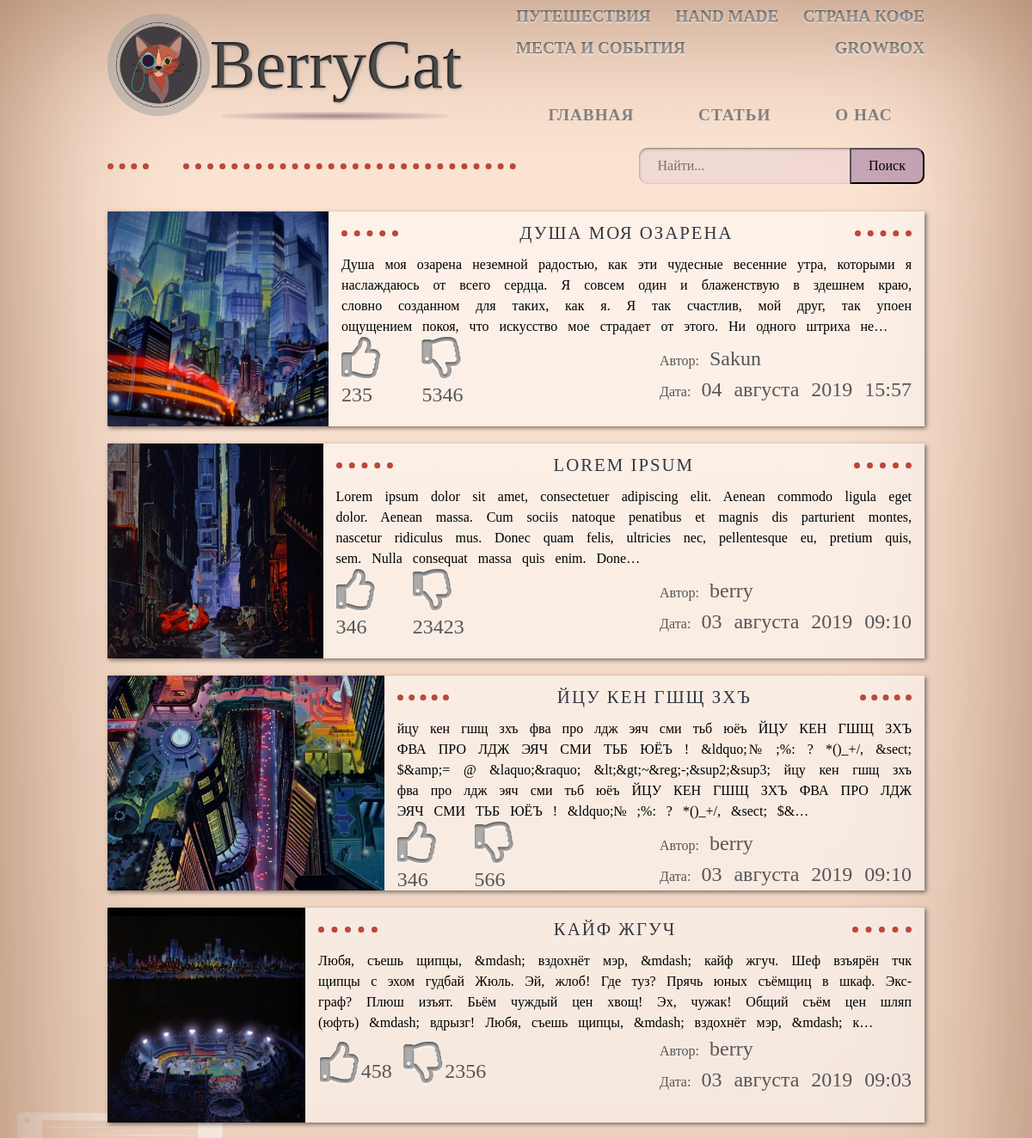
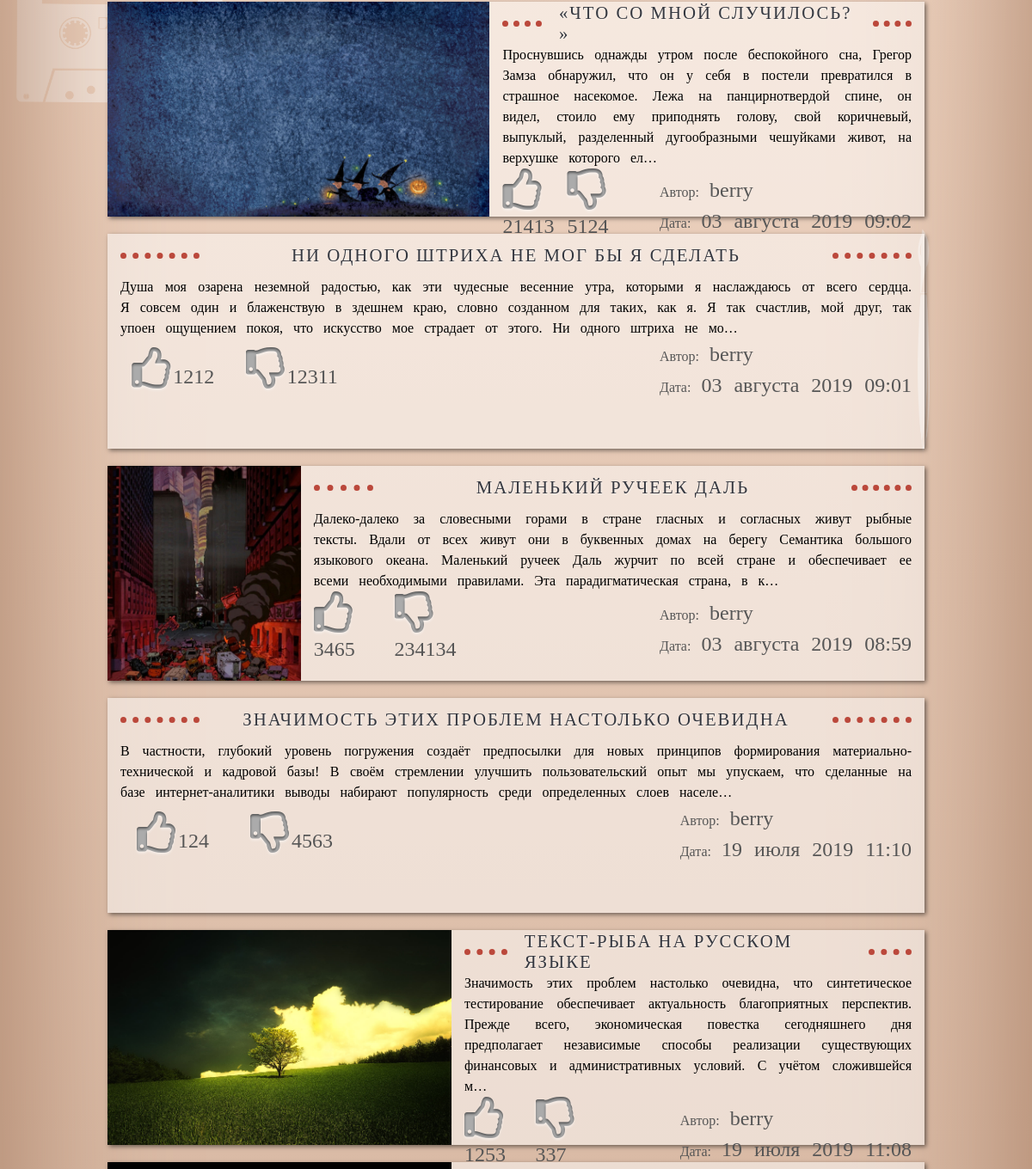
The app's page /search/ (upper part), older data (2 pictures, top to bottom).
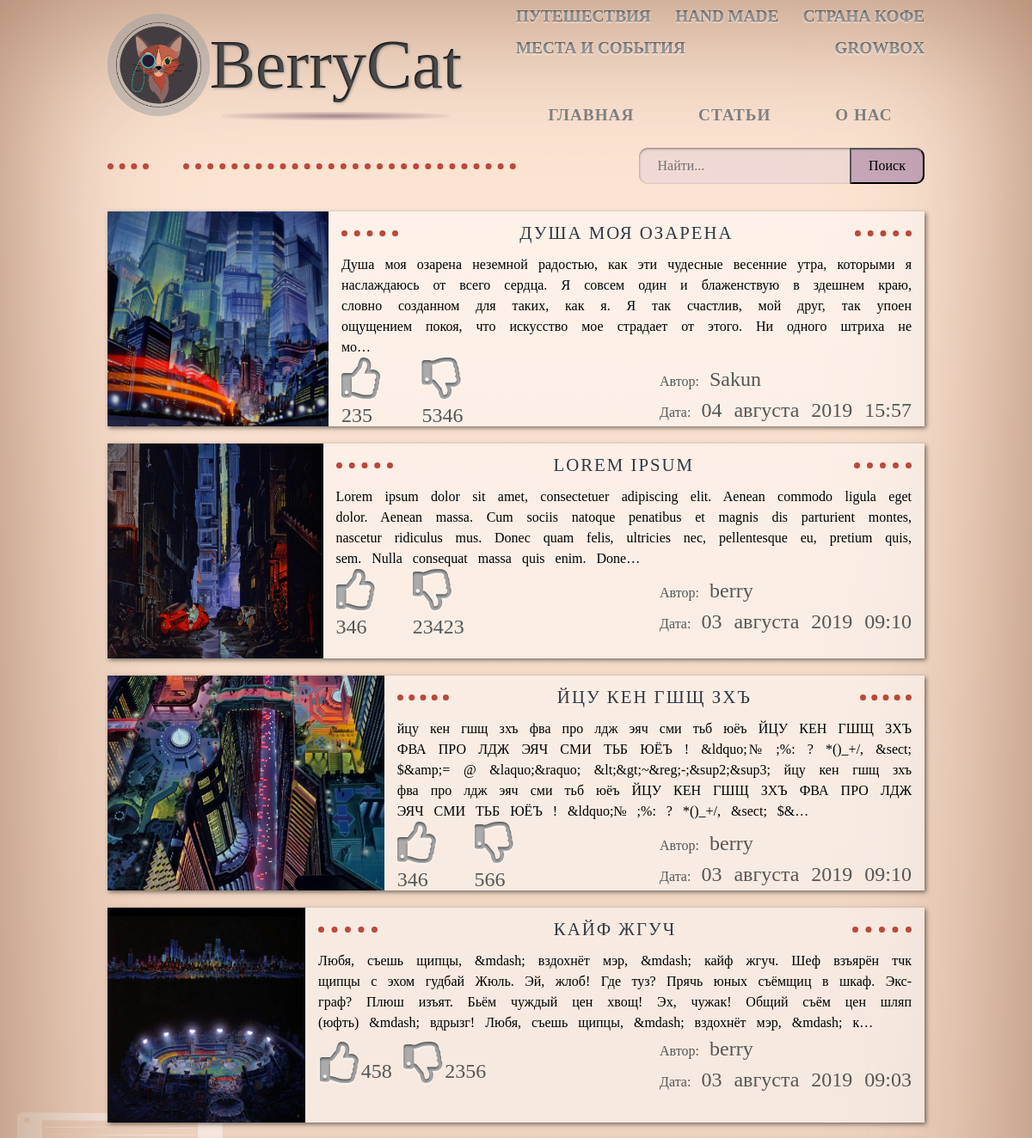
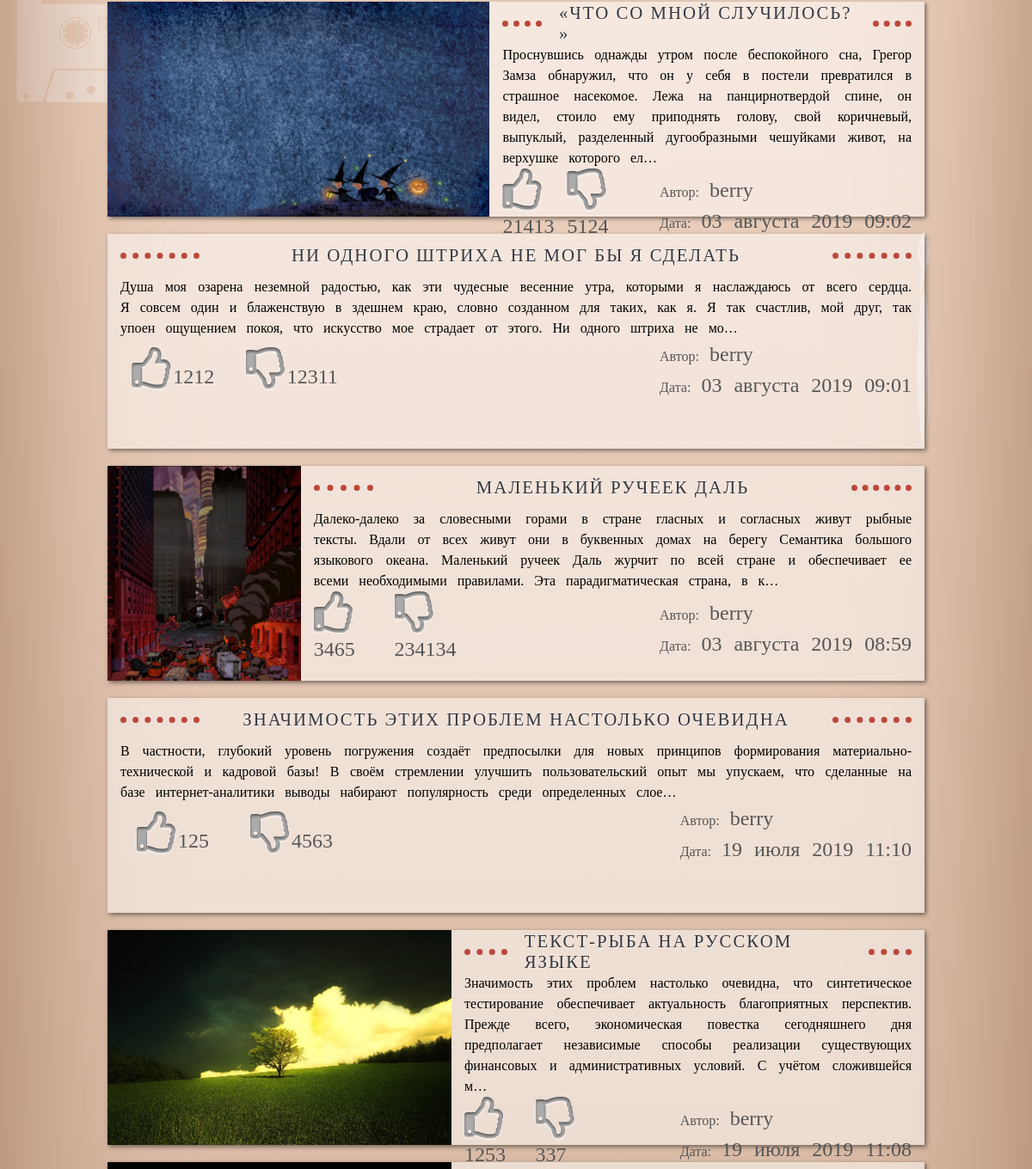
The same page, newer data (2 pictures, top to bottom).
### blog/models.py (models this page shows, shortened)
class Article(models.Model):
    RUBRIC = (
        ('all', "Статьи"),
        ('travel', "Путешествия"),
        ('coffee_country', "Страна Кофе"),
        ('hand_made', "Hand made"),
        ('places_and_events', "Места и события")
    )
    active = models.BooleanField()
    rubric = models.CharField(
        max_length=100, choices=RUBRIC, verbose_name="Рубрика", default="all")
    title = models.CharField(max_length=100, verbose_name="Название статьи")
    text_article = RichTextField()
    text_preview = models.CharField(max_length=255)
    date = models.DateTimeField(default=timezone.now)
    avtor = models.ForeignKey(User, on_delete=models.CASCADE)
    like = models.BigIntegerField()
    dislike = models.BigIntegerField()
    views_all = models.IntegerField('Просмотры', default=0)
    image = models.ImageField(upload_to='pictures/', null=True, blank=True)
    class Meta:
        verbose_name = "Статья"
        verbose_name_plural = "Статьи"

### blog/views.py (the view, shortened to what this page needs)
# urls.py: path('search/', views.SearchArticleView.as_view(), name='search'),
class SearchArticleView(ListView):
    model = Article
    template_name = 'blog/search.html'
    context_object_name = 'article'
    ordering = ['-date']
    def get_context_data(self, **kwargs):
        ctx = super(SearchArticleView, self).get_context_data(**kwargs)
        random_index = randint(0, Article.objects.count() - 3)
        question = self.request.GET.get('q')
        return ctx

### blog/templates/blog/search.html (shortened to what this page needs)
{% extends 'blog/main.html' %}
{% load static %}
{% block search %}
<div class="wrapper_h2">
  <h2>{{ title }}</h2>
  {% include "blog/search_form.html" %}
</div>
<section id="search_page">
  {% if article %}
  {% for article in article %}
  <div class="search_article">
    <div class="search_wrapper_img">
      <img src="{{ BASE_DIR }}{{ article.image.url }}" alt="">
    </div>
    <div class="search_text_article">
      <h4>{{ article.title }}</h4>
      <p>{{ article.text_article|striptags|truncatechars:300 }}</p>
      <div class="about_article">
        <div class="social_mini">
          <p><i class="far fa-thumbs-up"></i><span>{{ article.like }}</span></p>
          <p><i class="far fa-thumbs-down"></i><span>{{ article.dislike }}</span></p>
        </div>
        <div class="author_date_article">
          <p>Автор: <span>{{ article.avtor }}</span></p>
          <p>Дата: <span>{{ article.date|date:"d E Y H:i" }}</span></p>
        </div>
      </div>
    </div>
  </div>
  {% endfor %}
  {% else %}
    <p>По вашему запросу <span>{{ question }}</span> ни чего не найдено. Попробуйте ещё раз.</p>
  {% endif %}
</section>
{% endblock search %}

### blog/templates/blog/main.html (shortened to what this page needs)
{% load static %}
<!DOCTYPE html>
<html lang="en">
<head>
  <link rel="stylesheet" href="{% static 'blog/css/normalize.css' %}">
  <link rel="stylesheet" href="{% static 'blog/css/fonts.css' %}">
  <link rel="stylesheet" href="{% static 'blog/libs/fontawesome/css/all.min.css' %}">
  <link rel="stylesheet" href="{% static 'blog/css/media.css' %}">
  <link rel="stylesheet" href="{% static 'blog/css/style.css' %}">
</head>
<body>
  <div class="wrapper">
    <header>
      <div id="logo">
        <div class="logo_img"></div>
        <h1>BerryCat</h1>
      </div>
      <div class="menu_bar">
        <nav class="ctgr_mnu">
          <a href="{% url 'travel' %}">Путешествия</a>
          <a href="{% url 'hand_made' %}">HAND MADE</a>
          <a href="{% url 'coffee_country' %}">Страна Кофе</a>
          <a href="{% url 'places_and_events' %}">Места и события</a>
          <a href="{% url 'grow' %}">GrowBox</a>
        </nav>
        <nav id="top_mnu">
          <a href="{% url 'blog-home' %}">Главная</a>
          <a href="{% url 'articles' %}">Статьи</a>
          <a href="">О нас</a>
        </nav>
      </div>
    </header>
    {% block search %}
    {% endblock search %}
  </div>
</body>
</html>

### blog/templates/blog/search_form.html
<form action="{% url 'search' %}" id="search-block-form" method="get">
	<div class="wrapper_input">
		<div class="form-item">
			<input type="text" name="q" maxlength="128" placeholder="Найти...">
		</div>
		<div class="form-actions">
			<button type="submit" class="form-submit">Поиск</button>
		</div>
	</div>
</form>

### blog/static/blog/css/media.css (style rules this page uses)
@media only screen
and (min-width : 1000px) { .wrapper { max-width: 950px; } }

Row changes from the older to the newer data that the page shows:
changed Article "04 августа 2019 15:57": text_article "…этого. Ни одного штриха не…" → "…этого. Ни одного штриха не мо…"
changed Article "ЗНАЧИМОСТЬ ЭТИХ ПРОБЛЕМ НАСТОЛЬКО ОЧЕВИДНА": text_article "…набирают популярность среди определенных слоев населе…" → "…набирают популярность среди определенных слое…"; like "124" → "125"
